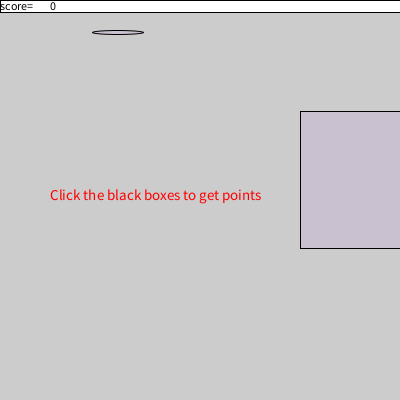
Frame 1 (no input)
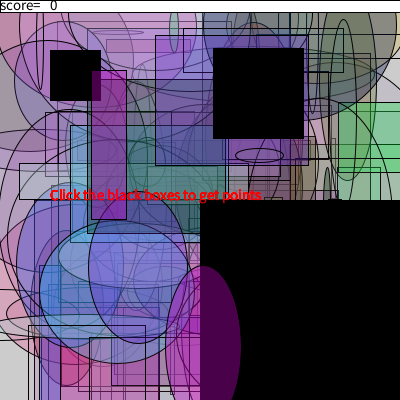
Frame 60 (the mouse pressed at the canvas centre just before this capture)
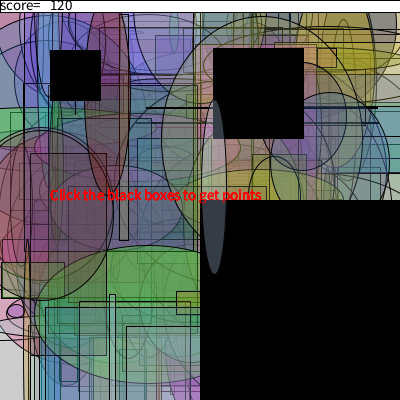
Frame 120 (the mouse held since frame 60 and released just before this capture)

The Processing sketch that drew these frames (run headless with seeded random() and noise(); from frame 60 on, the mouse is pressed at the canvas centre):

// Processing sketch: processing_145330
// ── processing_145330.pde

//Cheyenne Cavender-Period 4 Engineering-4/9/14
// Click the black box to get points!
int click = 0;
int score= 0;
void setup()
{size(400,400); frameRate (4);}
void draw(){
click = click +1;
if (click >= 5 ) {fill (0,0,0);
rect(50,50,50,50);}
if (click >= 10) {
  fill (0,0,0);
rect (200,200,200,200);}
if (click >= 15) {
    fill (0,0,0);
  rect (213,48,90,90);}
  if (mousePressed && mouseX>50 && mouseY>50)
{ score = score +2 ;println("your score "+ score + " points");}
if(mousePressed && mouseX>200 && mouseY>200)
{ score = score +2 ;println("your score "+ score + " points");}
if(mousePressed && mouseX>213 && mouseY>48)
{ score = score +2 ;println("your score "+ score + " points");}
fill(random(0,255),random(0,255),random(0,255),random (0,100));
rect(random(0,350),random(0,350),random(0,250),random(0,250));
ellipse(random(0,350),random(0,350),random(0,250),random(0,250));
fill (255);
rect (0,0,400,12);
fill (0);
text ("score= ",0,10);
text (score,50,10);
fill(255,0,0);
textSize(15);
text("Click the black boxes to get points",50,200);
if (score >= 150) {   fill (0); rect (0,0,400,400); fill (255); text ("YOU WON!",20,20);}
}
